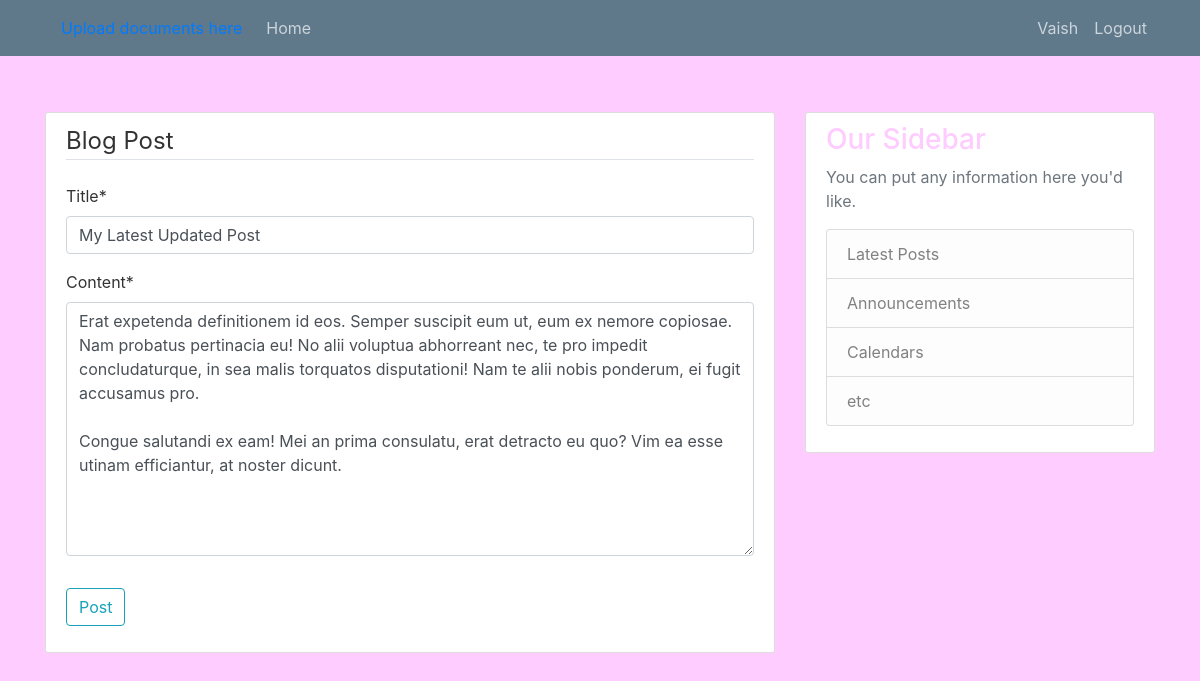
/post/34/update/ (signed in), run on the app's committed database.
### blog/models.py (models this page shows, shortened)
class Post(models.Model):
    title = models.CharField(max_length=100)
    content = models.TextField()
    date_posted = models.DateTimeField(default=timezone.now)
    author = models.ForeignKey(User, on_delete=models.CASCADE)

### blog/views.py (the view, shortened to what this page needs)
# urls.py: path('post/<int:pk>/update/' , PostUpdateView.as_view() ,name='post-update'),
class PostUpdateView(LoginRequiredMixin , UserPassesTestMixin , UpdateView):
    model = Post
    fields = ['title', 'content']
    def test_func(self):
        post = self.get_object()
        if self.request.user == post.author:
            return True
        return False

### blog/templates/blog/post_form.html (shortened to what this page needs)
{% extends "blog/base.html" %}
{% load crispy_forms_tags %}
{% block content %}
<div class="content-section">
    <form method="POST">
        <fieldset class="form-group">
            <legend class="border-bottom mb-4">Blog Post</legend>
            {{ form|crispy }}
        </fieldset>
        <div class="form-group">
            <button class="btn btn-outline-info" type="submit">Post</button>
        </div>
    </form>
</div>
{% endblock content %}

### blog/templates/blog/base.html (shortened to what this page needs)
{% load static %}
<!DOCTYPE html>
<html>
<head>
  <link rel="stylesheet" href="https://maxcdn.bootstrapcdn.com/bootstrap/4.0.0/css/bootstrap.min.css"
>
  <link rel="stylesheet" type="text/css" href="{% static 'blog/main.css' %}">
</head>
<body>
  <header class="site-header">
    <nav class="navbar navbar-expand-md navbar-dark bg-steel fixed-top">
      <div class="container">
        <a class="nav-item nav-link" href="{% url 'post-create' %}">Upload documents here</a>
            {% if user.is_authenticated %}
            <div class="collapse navbar-collapse" id="navbarToggle">
              <div class="navbar-nav mr-auto">
                <a class="nav-item nav-link" href="{% url 'blog-home' %}">Home</a>
              </div>
              <div class="navbar-nav">
            <a class="nav-item nav-link" href="{% url 'profile' %}">{{user.username}}</a>
            <a class="nav-item nav-link" href="{% url 'logout' %}">Logout</a>
            {% else %}
            <a class="nav-item nav-link" href="{% url 'login' %}">Login</a>
            <a class="nav-item nav-link" href="{% url 'register' %}">Register</a>
            {% endif %}
          </div>
        </div>
      </div>
    </nav>
  </header>
  <main role="main" class="container">
    <div class="row">
      <div class="col-md-8">
        {% block content %}{% endblock %}
      </div>
      <div class="col-md-4">
        <div class="content-section">
          <h3>Our Sidebar</h3>
          <p class='text-muted'>You can put any information here you'd like.
          <ul class="list-group">
            <li class="list-group-item list-group-item-light">Latest Posts</li>
            <li class="list-group-item list-group-item-light">Announcements</li>
            <li class="list-group-item list-group-item-light">Calendars</li>
            <li class="list-group-item list-group-item-light">etc</li>
          </ul>
          </p>
        </div>
      </div>
    </div>
  </main>
</body>
</html>

### blog/static/blog/main.css (style rules this page uses)
body { background:#ffccff; color: #333333; margin-top: 7rem; }
h1, h2, h3, h4, h5, h6 { color:#ffccff; }
ul { margin: 0; }
.bg-steel { background-color: #5f788a; }
.site-header .navbar-nav .nav-link { color: #cbd5db; }
.content-section { background: #ffffff; padding: 10px 20px; border: 1px solid #dddddd; border-radius: 3px; margin-bottom: 20px; }

### data on the page
Post: title "My Latest Updated Post", content "Erat expetenda definitionem id eos. Semper suscipit eum ut, eum ex nemore copiosae. Nam probatus pertinacia eu! No alii voluptua abhorreant nec, te pro impedit concludaturque, in sea malis torquatos disputationi! Nam te alii nobis ponderum, ei fugit accusamus pro. Congue salutandi ex eam! Mei an prima consulatu, erat detracto eu quo? Vim ea esse utinam efficiantur, at noster dicunt."

### other printed values
{{ user.username }} "Vaish"
